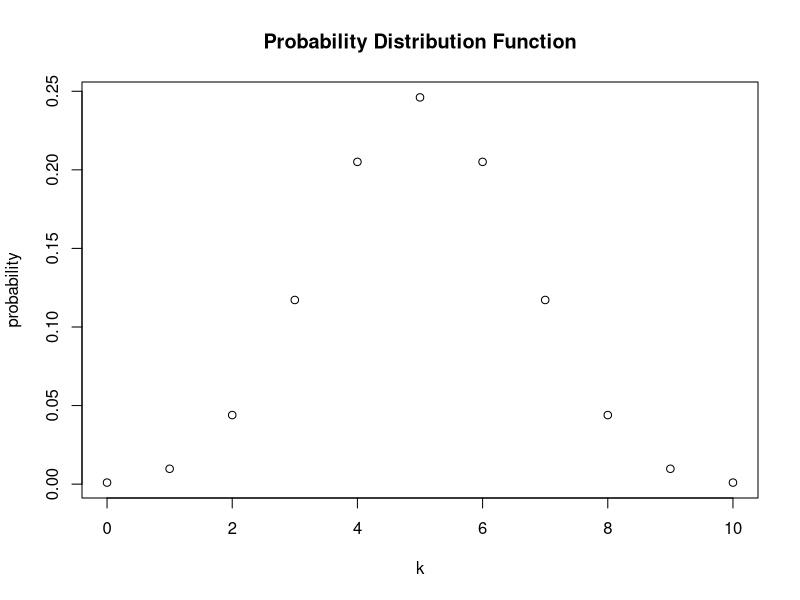
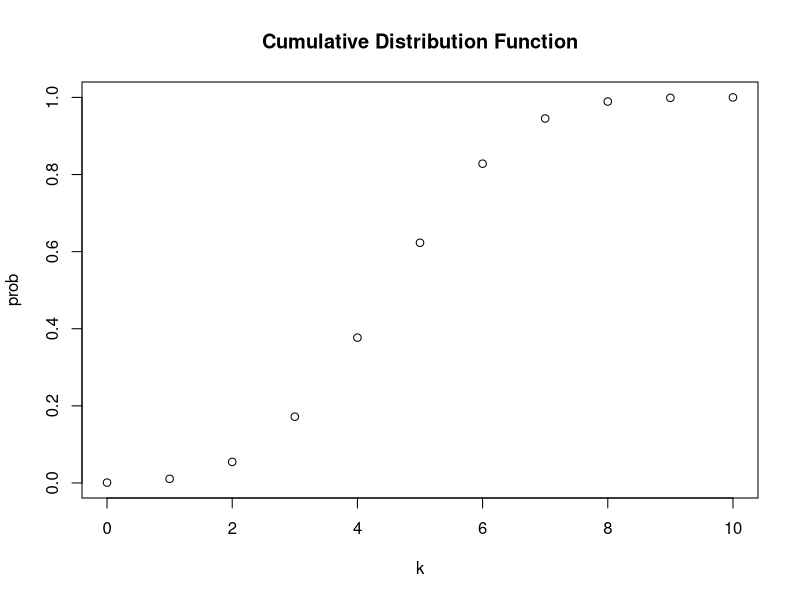
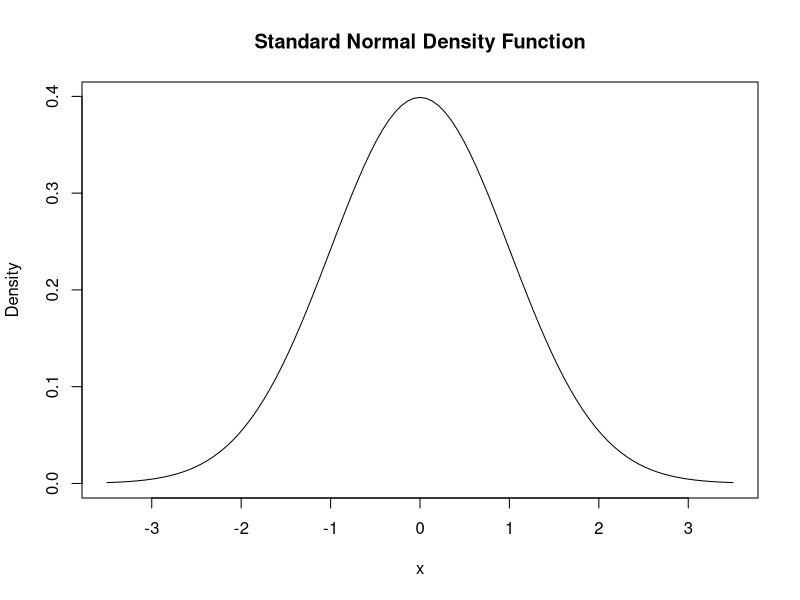

Write R code to recreate these figures, in order. (Note: this script raises an error after producing the figures.)
dbinom(
x = 5,
size = 10,
prob = 0.5
)
# P (4 <= k <= 7)
sum(dbinom( x = 4:7, size = 10, prob = 0.5))


k <- 0:10
probability <- dbinom(x = k , size = 10, prob = 0.5)
plot(x = k, y = probability, main = "Probability Distribution Function")
prob <- pbinom (q = k, size = 10, prob = 0.5)
prob
plot(x = k, y = prob, main = "Cumulative Distribution Function")
mean(1:6)
var(1:6)
# Normal Distribution
curve(dnorm(x), xlim = c(-3.5,3.5), ylab = "Density", main = "Standard Normal Density Function")
dnorm(x = c(-1.96, 0, 1.996))
curve(pnomr(x), xlim = c-3.5,3.5)

# PDF
k <- 0:10
probability <- dbinom(x = k, size = 10, prob = 0.5)
plot(x = k, y = probability, main = "Prob")
dbinom(x = 5, size = 10, prob = 0.5)
# P(4 <= k <= 7)
sum(dbinom( x = 4:7, size = 10, prob = 0.5))
k <- 0:10
probability <- dbinom( x = k, size = 10, prob = 0.5)
plot(x = k, y = probability, main = "Probability Distribution Function")
prob <- pbinom (q = k, size = 10, prob = 0.5)
plot( x = k, y = prob, main = "Cumulative Distribution Function")
mean(1:6)
var(1:6)
curve(dnorm(x), xlim = c(-3.5, 3.5), ylab = "Density", xlab = "Standard Normal Distribution")
dnorm(x = c(-1.96, 0, 1.96))
curve(pnorm(x), xlib = c(-3.5, 3.5), ylab = "Probability", main = "Standard Normal Cumulative Distribution Function")
pnorm(1.337)
pnorm(4, mean = 5, sd = 5) - pnorm(3, mean = 5, sd = 5)
curve(dchisq(x, df = 3), xlim = c(0,10), ylim = c(0,1), col = "blue", ylab = "", main = "PDF and CDF of chi square distribution M = 3")
curve(pchisq(x, df = 3), xlim = c(0, 10), add = TRUE, col = "red")
